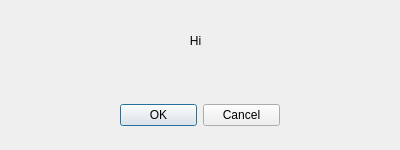
<?xml version="1.0" encoding="UTF-8"?>
<ui version="4.0">
 <class>areYouSure</class>
 <widget class="QDialog" name="areYouSure">
  <property name="geometry">
   <rect>
    <x>0</x>
    <y>0</y>
    <width>400</width>
    <height>150</height>
   </rect>
  </property>
  <property name="windowTitle">
   <string>Sure ?</string>
  </property>
  <widget class="QWidget" name="horizontalLayoutWidget">
   <property name="geometry">
    <rect>
     <x>120</x>
     <y>90</y>
     <width>160</width>
     <height>51</height>
    </rect>
   </property>
   <layout class="QHBoxLayout" name="horizontalLayout">
    <item>
     <widget class="QPushButton" name="button_ok">
      <property name="text">
       <string>OK</string>
      </property>
     </widget>
    </item>
    <item>
     <widget class="QPushButton" name="button_cancel">
      <property name="text">
       <string>Cancel</string>
      </property>
     </widget>
    </item>
   </layout>
  </widget>
  <widget class="QLabel" name="text_question">
   <property name="geometry">
    <rect>
     <x>20</x>
     <y>20</y>
     <width>351</width>
     <height>41</height>
    </rect>
   </property>
   <property name="text">
    <string>Hi</string>
   </property>
   <property name="alignment">
    <set>Qt::AlignCenter</set>
   </property>
  </widget>
 </widget>
 <resources/>
 <connections/>
</ui>
